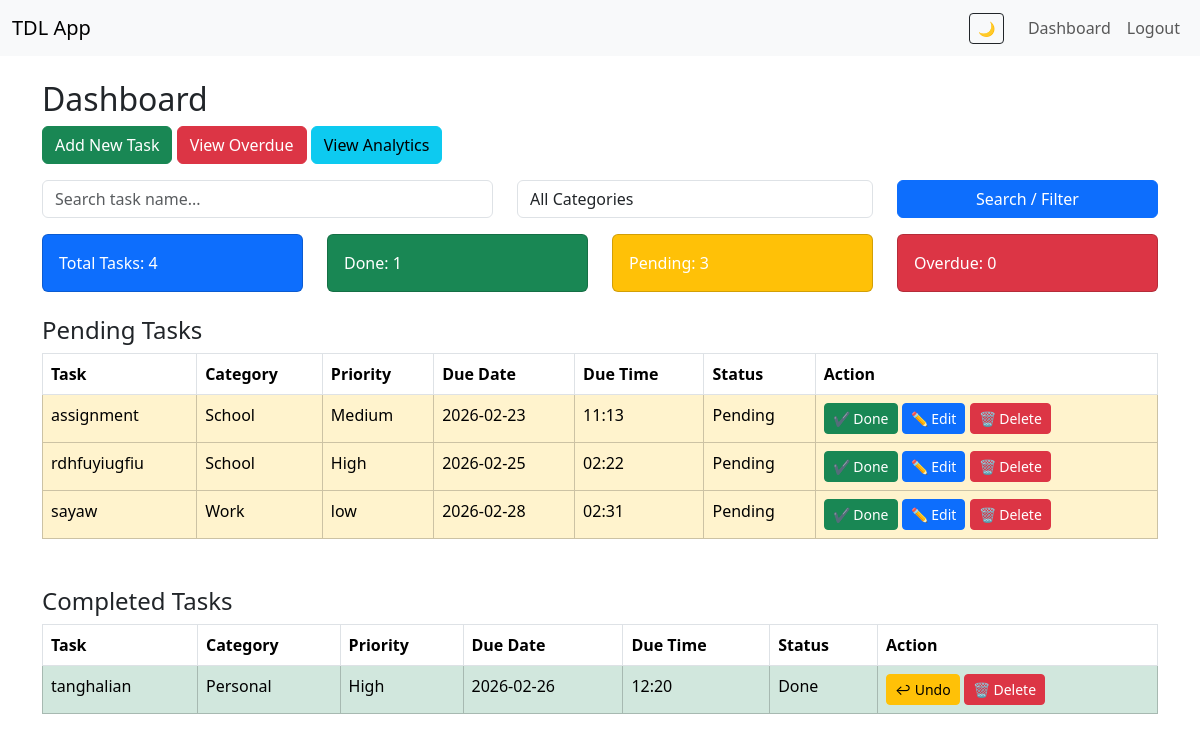
The page /dashboard (signed in) on the database as committed earlier.
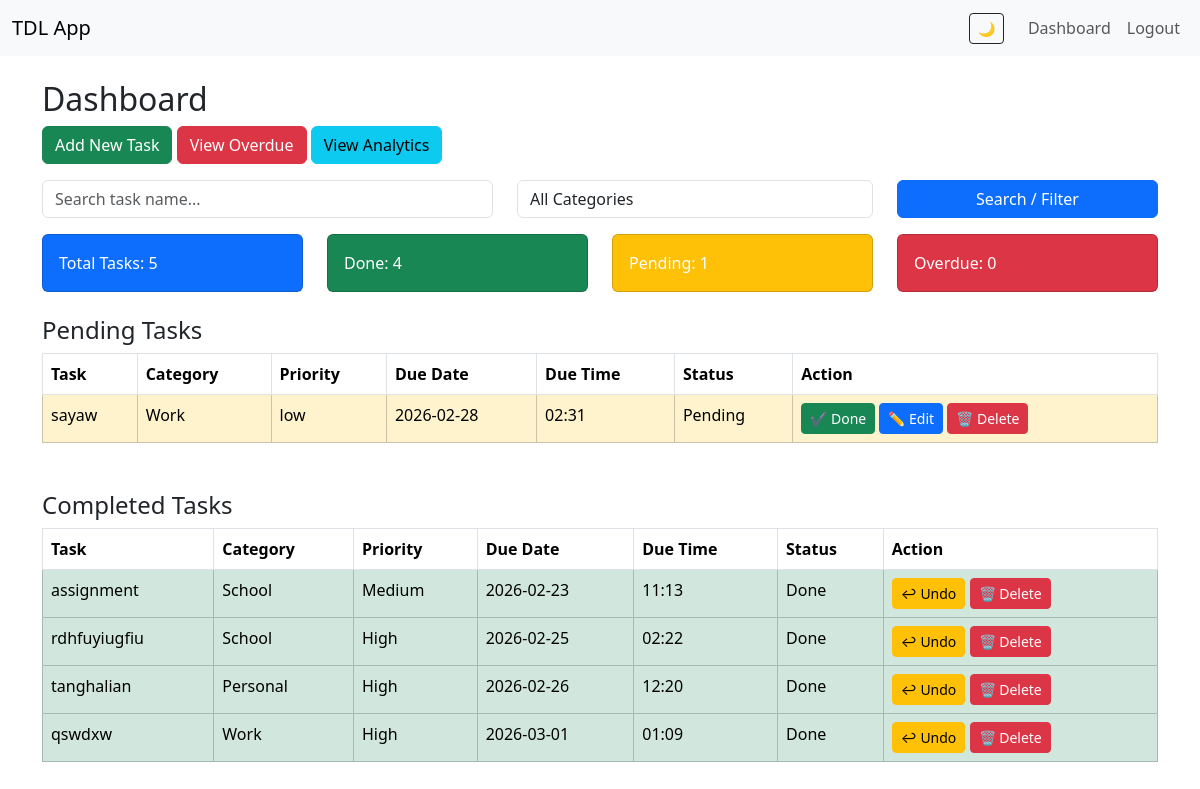
The same page on the database as committed later.
### tables this page shows
CREATE TABLE tasks(
        id INTEGER PRIMARY KEY AUTOINCREMENT,
        user_id INTEGER,
        name TEXT,
        category TEXT,
        priority TEXT,
        due_date TEXT,
        due_time TEXT,
        status TEXT DEFAULT 'Pending'
    );

### app.py (the view)
@app.route("/dashboard")
@login_required
def dashboard():
    search = request.args.get("search")
    category = request.args.get("category")
    conn = sqlite3.connect("database.db")
    conn.row_factory = sqlite3.Row
    query = "SELECT * FROM tasks WHERE user_id=?"
    params = [current_user.id]
    if search:
        query += " AND name LIKE ?"
        params.append(f"%{search}%")
    if category and category != "All":
        query += " AND category=?"
        params.append(category)
    query += " ORDER BY due_date ASC, due_time ASC"
    tasks = conn.execute(query, params).fetchall()
    conn.close()
    pending_tasks = [t for t in tasks if t["status"] == "Pending"]
    done_tasks = [t for t in tasks if t["status"] == "Done"]
    total = len(tasks)
    pending = len(pending_tasks)
    done = len(done_tasks)
    return render_template(
        "dashboard.html",
        pending_tasks=pending_tasks,
        done_tasks=done_tasks,
        total=total,
        done=done,
        pending=pending,
        overdue=0
    )

### app.py (called while the page is built)
@login_manager.user_loader
def load_user(user_id):
    return User(user_id)

### templates/dashboard.html (shortened to what this page needs)
{% extends "base.html" %}
{% block content %}
<h2>Dashboard</h2>
<a href="{{ url_for('add_task') }}" class="btn btn-success mb-3">Add New Task</a>
<a href="{{ url_for('overdue') }}" class="btn btn-danger mb-3">View Overdue</a>
<a href="{{ url_for('analytics')}}" class="btn btn-info mb-3"> View Analytics</a>
<form method="GET" action="{{ url_for('dashboard') }}" class="mb-3">
    <div class="row">
        <div class="col-md-5">
            <input type="text" name="search" class="form-control"
                   placeholder="Search task name..."
                   value="{{ request.args.get('search', '') }}">
        </div>
        <div class="col-md-4">
            <select name="category" class="form-control">
                <option value="All">All Categories</option>
            </select>
        </div>
        <div class="col-md-3">
            <button class="btn btn-primary w-100" type="submit">
                Search / Filter
            </button>
        </div>
    </div>
</form>
<div class="row mb-4">
    <div class="col">
        <div class="card text-white bg-primary p-3">
            Total Tasks: {{ total }}
        </div>
    </div>
    <div class="col">
        <div class="card text-white bg-success p-3">
            Done: {{ done }}
        </div>
    </div>
    <div class="col">
        <div class="card text-white bg-warning p-3">
            Pending: {{ pending }}
        </div>
    </div>
    <div class="col">
        <div class="card text-white bg-danger p-3">
            Overdue: {{ overdue }}
        </div>
    </div>
</div>
<h4>Pending Tasks</h4>
<table class="table table-bordered">
<tr>
    <th>Task</th>
    <th>Category</th>
    <th>Priority</th>
    <th>Due Date</th>
    <th>Due Time</th>
    <th>Status</th>
    <th>Action</th>
</tr>
{% for task in pending_tasks %}
<tr class="table-warning fade-row">
    <td>{{ task.name }}</td>
    <td>{{ task.category }}</td>
    <td>{{ task.priority }}</td>
    <td>{{ task.due_date }}</td>
    <td>{{ task.due_time }}</td>
    <td>{{ task.status }}</td>
    <td>
        <a href="{{ url_for('done', task_id=task.id) }}"
   class="btn btn-sm btn-success action-btn">
   ✔ Done
</a>
<a href="{{ url_for('edit', task_id=task.id) }}"
   class="btn btn-sm btn-primary">
   ✏ Edit
</a>
<a href="{{ url_for('delete', task_id=task.id) }}"
   class="btn btn-sm btn-danger action-btn"
   onclick="return confirm('Delete this task?')">
   🗑 Delete
</a>
    </td>
</tr>
{% endfor %}
</table>
<h4 class="mt-5">Completed Tasks</h4>
<table class="table table-bordered">
<tr>
    <th>Task</th>
    <th>Category</th>
    <th>Priority</th>
    <th>Due Date</th>
    <th>Due Time</th>
    <th>Status</th>
    <th>Action</th>
</tr>
{% for task in done_tasks %}
<tr class="table-success fade-row">
    <td>{{ task.name }}</td>
    <td>{{ task.category }}</td>
    <td>{{ task.priority }}</td>
    <td>{{ task.due_date }}</td>
    <td>{{ task.due_time }}</td>
    <td>{{ task.status }}</td>
    <td>
            <a href="{{ url_for('undo', task_id=task.id) }}"
               class="btn btn-sm btn-warning action-btn">
              ↩ Undo
            </a>
            <a href="{{ url_for('delete', task_id=task.id) }}"
               class="btn btn-sm btn-danger"
               onclick="return confirm('Delete this task?')">
               🗑 Delete
            </a>
    </td>
</tr>
{% endfor %}
</table>
{% endblock %}

### templates/base.html (shortened to what this page needs)
<!DOCTYPE html>
<html lang="en">
<head>
    <link href="https://cdn.jsdelivr.net/npm/bootstrap@5.3.2/dist/css/bootstrap.min.css" rel="stylesheet">
</head>
<body>
<nav class="navbar navbar-expand-lg navbar-light bg-light mb-4">
  <div class="container-fluid">
    <a class="navbar-brand" href="{{ url_for('dashboard') }}">TDL App</a>
    <div class="collapse navbar-collapse">
      <ul class="navbar-nav ms-auto align-items-center">
        <li class="nav-item me-3">
            <button id="darkModeToggle" class="btn btn-sm btn-outline-dark">
                🌙
            </button>
        </li>
        {% if current_user.is_authenticated %}
          <li class="nav-item">
            <a class="nav-link" href="{{ url_for('dashboard') }}">Dashboard</a>
          </li>
          <li class="nav-item">
            <a class="nav-link" href="{{ url_for('logout') }}">Logout</a>
          </li>
        {% endif %}
      </ul>
    </div>
  </div>
</nav>
<div class="container">
  <div class="toast-container position-fixed top-0 end-0 p-3">
  </div>
  {% block content %}{% endblock %}
</div>
</body>
</html>

### templates/base.html (style rules this page uses)
.fade-row { transition: opacity 0.3s ease, transform 0.3s ease; animation: fadeIn 0.4s ease-in-out; }
body { transition: background 0.3s ease, color 0.3s ease; }

Rows that differ between the two databases and show on the page:
changed tasks "assignment": moves from the list under "Pending Tasks" to the list under "Completed Tasks"
changed tasks "rdhfuyiugfiu": moves from the list under "Pending Tasks" to the list under "Completed Tasks"
added tasks: name "qswdxw", category "Work", priority "High", due_date "2026-03-01", due_time "01:09", status "Done", shown under "Completed Tasks"
Other text that changed with them:
{{ total }}: "4" → "5"
{{ done }}: "1" → "4"
{{ pending }}: "3" → "1"
